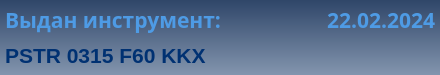
<?xml version="1.0" encoding="UTF-8"?>
<ui version="4.0">
 <class>widget_25_tool_issued</class>
 <widget class="QWidget" name="widget_25_tool_issued">
  <property name="geometry">
   <rect>
    <x>0</x>
    <y>0</y>
    <width>440</width>
    <height>75</height>
   </rect>
  </property>
  <property name="windowTitle">
   <string>widget_25_tool_issued</string>
  </property>
  <property name="layoutDirection">
   <enum>Qt::LeftToRight</enum>
  </property>
  <property name="styleSheet">
   <string notr="true">background-color: qlineargradient(spread:pad, x1:0.5, y1:0, x2:0.5, y2:1, stop:0 rgba(47, 70, 105, 255), stop:1 rgba(131, 149, 174, 255));</string>
  </property>
  <widget class="QLabel" name="lbl_info">
   <property name="enabled">
    <bool>true</bool>
   </property>
   <property name="geometry">
    <rect>
     <x>5</x>
     <y>5</y>
     <width>240</width>
     <height>30</height>
    </rect>
   </property>
   <property name="font">
    <font>
     <family>Arial Black</family>
     <pointsize>16</pointsize>
     <weight>75</weight>
     <bold>true</bold>
    </font>
   </property>
   <property name="layoutDirection">
    <enum>Qt::LeftToRight</enum>
   </property>
   <property name="styleSheet">
    <string notr="true">color: rgb(78, 155, 229);
background-color: qlineargradient(spread:pad, x1:0, y1:0, x2:1, y2:0, stop:0 rgba(0, 0, 0, 0), stop:1 rgba(255, 255, 255, 0));</string>
   </property>
   <property name="text">
    <string>Выдан инструмент:</string>
   </property>
  </widget>
  <widget class="QLabel" name="lbl_number_tool">
   <property name="geometry">
    <rect>
     <x>5</x>
     <y>40</y>
     <width>381</width>
     <height>30</height>
    </rect>
   </property>
   <property name="palette">
    <palette>
     <active>
      <colorrole role="WindowText">
       <brush brushstyle="SolidPattern">
        <color alpha="255">
         <red>0</red>
         <green>49</green>
         <blue>114</blue>
        </color>
       </brush>
      </colorrole>
      <colorrole role="Button">
       <brush brushstyle="LinearGradientPattern">
        <gradient startx="0.000000000000000" starty="0.000000000000000" endx="1.000000000000000" endy="0.000000000000000" type="LinearGradient" spread="PadSpread" coordinatemode="ObjectBoundingMode">
         <gradientstop position="0.000000000000000">
          <color alpha="0">
           <red>0</red>
           <green>0</green>
           <blue>0</blue>
          </color>
         </gradientstop>
         <gradientstop position="1.000000000000000">
          <color alpha="0">
           <red>255</red>
           <green>255</green>
           <blue>255</blue>
          </color>
         </gradientstop>
        </gradient>
       </brush>
      </colorrole>
      <colorrole role="Text">
       <brush brushstyle="SolidPattern">
        <color alpha="255">
         <red>0</red>
         <green>49</green>
         <blue>114</blue>
        </color>
       </brush>
      </colorrole>
      <colorrole role="ButtonText">
       <brush brushstyle="SolidPattern">
        <color alpha="255">
         <red>0</red>
         <green>49</green>
         <blue>114</blue>
        </color>
       </brush>
      </colorrole>
      <colorrole role="Base">
       <brush brushstyle="LinearGradientPattern">
        <gradient startx="0.000000000000000" starty="0.000000000000000" endx="1.000000000000000" endy="0.000000000000000" type="LinearGradient" spread="PadSpread" coordinatemode="ObjectBoundingMode">
         <gradientstop position="0.000000000000000">
          <color alpha="0">
           <red>0</red>
           <green>0</green>
           <blue>0</blue>
          </color>
         </gradientstop>
         <gradientstop position="1.000000000000000">
          <color alpha="0">
           <red>255</red>
           <green>255</green>
           <blue>255</blue>
          </color>
         </gradientstop>
        </gradient>
       </brush>
      </colorrole>
      <colorrole role="Window">
       <brush brushstyle="LinearGradientPattern">
        <gradient startx="0.000000000000000" starty="0.000000000000000" endx="1.000000000000000" endy="0.000000000000000" type="LinearGradient" spread="PadSpread" coordinatemode="ObjectBoundingMode">
         <gradientstop position="0.000000000000000">
          <color alpha="0">
           <red>0</red>
           <green>0</green>
           <blue>0</blue>
          </color>
         </gradientstop>
         <gradientstop position="1.000000000000000">
          <color alpha="0">
           <red>255</red>
           <green>255</green>
           <blue>255</blue>
          </color>
         </gradientstop>
        </gradient>
       </brush>
      </colorrole>
     </active>
     <inactive>
      <colorrole role="WindowText">
       <brush brushstyle="SolidPattern">
        <color alpha="255">
         <red>0</red>
         <green>49</green>
         <blue>114</blue>
        </color>
       </brush>
      </colorrole>
      <colorrole role="Button">
       <brush brushstyle="LinearGradientPattern">
        <gradient startx="0.000000000000000" starty="0.000000000000000" endx="1.000000000000000" endy="0.000000000000000" type="LinearGradient" spread="PadSpread" coordinatemode="ObjectBoundingMode">
         <gradientstop position="0.000000000000000">
          <color alpha="0">
           <red>0</red>
           <green>0</green>
           <blue>0</blue>
          </color>
         </gradientstop>
         <gradientstop position="1.000000000000000">
          <color alpha="0">
           <red>255</red>
           <green>255</green>
           <blue>255</blue>
          </color>
         </gradientstop>
        </gradient>
       </brush>
      </colorrole>
      <colorrole role="Text">
       <brush brushstyle="SolidPattern">
        <color alpha="255">
         <red>0</red>
         <green>49</green>
         <blue>114</blue>
        </color>
       </brush>
      </colorrole>
      <colorrole role="ButtonText">
       <brush brushstyle="SolidPattern">
        <color alpha="255">
         <red>0</red>
         <green>49</green>
         <blue>114</blue>
        </color>
       </brush>
      </colorrole>
      <colorrole role="Base">
       <brush brushstyle="LinearGradientPattern">
        <gradient startx="0.000000000000000" starty="0.000000000000000" endx="1.000000000000000" endy="0.000000000000000" type="LinearGradient" spread="PadSpread" coordinatemode="ObjectBoundingMode">
         <gradientstop position="0.000000000000000">
          <color alpha="0">
           <red>0</red>
           <green>0</green>
           <blue>0</blue>
          </color>
         </gradientstop>
         <gradientstop position="1.000000000000000">
          <color alpha="0">
           <red>255</red>
           <green>255</green>
           <blue>255</blue>
          </color>
         </gradientstop>
        </gradient>
       </brush>
      </colorrole>
      <colorrole role="Window">
       <brush brushstyle="LinearGradientPattern">
        <gradient startx="0.000000000000000" starty="0.000000000000000" endx="1.000000000000000" endy="0.000000000000000" type="LinearGradient" spread="PadSpread" coordinatemode="ObjectBoundingMode">
         <gradientstop position="0.000000000000000">
          <color alpha="0">
           <red>0</red>
           <green>0</green>
           <blue>0</blue>
          </color>
         </gradientstop>
         <gradientstop position="1.000000000000000">
          <color alpha="0">
           <red>255</red>
           <green>255</green>
           <blue>255</blue>
          </color>
         </gradientstop>
        </gradient>
       </brush>
      </colorrole>
     </inactive>
     <disabled>
      <colorrole role="WindowText">
       <brush brushstyle="SolidPattern">
        <color alpha="255">
         <red>0</red>
         <green>49</green>
         <blue>114</blue>
        </color>
       </brush>
      </colorrole>
      <colorrole role="Button">
       <brush brushstyle="LinearGradientPattern">
        <gradient startx="0.000000000000000" starty="0.000000000000000" endx="1.000000000000000" endy="0.000000000000000" type="LinearGradient" spread="PadSpread" coordinatemode="ObjectBoundingMode">
         <gradientstop position="0.000000000000000">
          <color alpha="0">
           <red>0</red>
           <green>0</green>
           <blue>0</blue>
          </color>
         </gradientstop>
         <gradientstop position="1.000000000000000">
          <color alpha="0">
           <red>255</red>
           <green>255</green>
           <blue>255</blue>
          </color>
         </gradientstop>
        </gradient>
       </brush>
      </colorrole>
      <colorrole role="Text">
       <brush brushstyle="SolidPattern">
        <color alpha="255">
         <red>0</red>
         <green>49</green>
         <blue>114</blue>
        </color>
       </brush>
      </colorrole>
      <colorrole role="ButtonText">
       <brush brushstyle="SolidPattern">
        <color alpha="255">
         <red>0</red>
         <green>49</green>
         <blue>114</blue>
        </color>
       </brush>
      </colorrole>
      <colorrole role="Base">
       <brush brushstyle="LinearGradientPattern">
        <gradient startx="0.000000000000000" starty="0.000000000000000" endx="1.000000000000000" endy="0.000000000000000" type="LinearGradient" spread="PadSpread" coordinatemode="ObjectBoundingMode">
         <gradientstop position="0.000000000000000">
          <color alpha="0">
           <red>0</red>
           <green>0</green>
           <blue>0</blue>
          </color>
         </gradientstop>
         <gradientstop position="1.000000000000000">
          <color alpha="0">
           <red>255</red>
           <green>255</green>
           <blue>255</blue>
          </color>
         </gradientstop>
        </gradient>
       </brush>
      </colorrole>
      <colorrole role="Window">
       <brush brushstyle="LinearGradientPattern">
        <gradient startx="0.000000000000000" starty="0.000000000000000" endx="1.000000000000000" endy="0.000000000000000" type="LinearGradient" spread="PadSpread" coordinatemode="ObjectBoundingMode">
         <gradientstop position="0.000000000000000">
          <color alpha="0">
           <red>0</red>
           <green>0</green>
           <blue>0</blue>
          </color>
         </gradientstop>
         <gradientstop position="1.000000000000000">
          <color alpha="0">
           <red>255</red>
           <green>255</green>
           <blue>255</blue>
          </color>
         </gradientstop>
        </gradient>
       </brush>
      </colorrole>
     </disabled>
    </palette>
   </property>
   <property name="font">
    <font>
     <family>MS Shell Dlg 2</family>
     <pointsize>16</pointsize>
     <weight>75</weight>
     <bold>true</bold>
    </font>
   </property>
   <property name="styleSheet">
    <string notr="true">color: rgb(0, 49, 114);
background-color: qlineargradient(spread:pad, x1:0, y1:0, x2:1, y2:0, stop:0 rgba(0, 0, 0, 0), stop:1 rgba(255, 255, 255, 0));</string>
   </property>
   <property name="text">
    <string>PSTR 0315 F60 KKX</string>
   </property>
   <property name="alignment">
    <set>Qt::AlignLeading|Qt::AlignLeft|Qt::AlignVCenter</set>
   </property>
  </widget>
  <widget class="QLabel" name="lbl_date">
   <property name="enabled">
    <bool>true</bool>
   </property>
   <property name="geometry">
    <rect>
     <x>305</x>
     <y>5</y>
     <width>130</width>
     <height>30</height>
    </rect>
   </property>
   <property name="font">
    <font>
     <family>Arial Black</family>
     <pointsize>16</pointsize>
     <weight>75</weight>
     <italic>false</italic>
     <bold>true</bold>
     <underline>false</underline>
    </font>
   </property>
   <property name="mouseTracking">
    <bool>true</bool>
   </property>
   <property name="contextMenuPolicy">
    <enum>Qt::NoContextMenu</enum>
   </property>
   <property name="layoutDirection">
    <enum>Qt::LeftToRight</enum>
   </property>
   <property name="styleSheet">
    <string notr="true">color: rgb(78, 155, 229);
background-color: qlineargradient(spread:pad, x1:0, y1:0, x2:1, y2:0, stop:0 rgba(0, 0, 0, 0), stop:1 rgba(255, 255, 255, 0));</string>
   </property>
   <property name="lineWidth">
    <number>1</number>
   </property>
   <property name="text">
    <string>22.02.2024</string>
   </property>
   <property name="textFormat">
    <enum>Qt::AutoText</enum>
   </property>
   <property name="alignment">
    <set>Qt::AlignRight|Qt::AlignTrailing|Qt::AlignVCenter</set>
   </property>
   <property name="wordWrap">
    <bool>false</bool>
   </property>
   <property name="margin">
    <number>0</number>
   </property>
   <property name="indent">
    <number>0</number>
   </property>
   <property name="textInteractionFlags">
    <set>Qt::NoTextInteraction</set>
   </property>
  </widget>
 </widget>
 <resources/>
 <connections/>
</ui>
